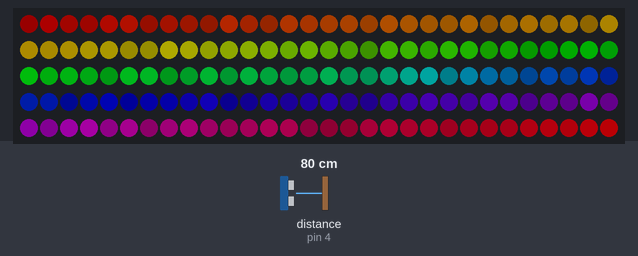
Recording of a sketch running on a simulated Arduino Uno, built with avr-gcc and run on an emulated ATmega328P. Parts: 150 RGB LEDs in strip order, left to right, continuing on the next row. The inputs (shaded band) are chosen by the test bench; at power-on: distance to the obstacle (sensor on pin 4) 80 cm. The echo pulse lasts 58.3 µs per cm; dim RGB values are drawn brighter than linear; random numbers use the default seed unless the sketch sets one.

Above: at 1.28 s.

The sketch:

AlberoNeoPixel3.ino
```cpp
#include <DistanceSensor.h>

const int echoPin = 4;
const int trigPin = 3;

DistanceSensor sensor(trigPin, echoPin);

#include <FastLED.h>
FASTLED_USING_NAMESPACE

#define DATA_PIN            6
#define NUM_LEDS            150
#define MAX_POWER_MILLIAMPS 500
#define LED_TYPE            WS2812B
#define COLOR_ORDER         GRB

CRGB leds[NUM_LEDS];

void setup() {
  FastLED.addLeds<LED_TYPE,DATA_PIN,COLOR_ORDER>(leds, NUM_LEDS).setCorrection( TypicalLEDStrip );
  FastLED.setMaxPowerInVoltsAndMilliamps( 5, MAX_POWER_MILLIAMPS);

  for (int i = 0; i < NUM_LEDS; i++){
    leds[i] = CRGB::Black;
  }
  FastLED.show();
}

void loop() {
  int dist = sensor.getCM();
  dist = map(dist, 4, 400, 255, 0);

  for (int i = 0; i < NUM_LEDS; i++){
    int color = map(i, 0, NUM_LEDS, 0, 255);
    leds[i].setHue(color);
    leds[i] = leds[i].fadeLightBy(random(dist));
  }
  FastLED.show();
  delay(10);
}
```
